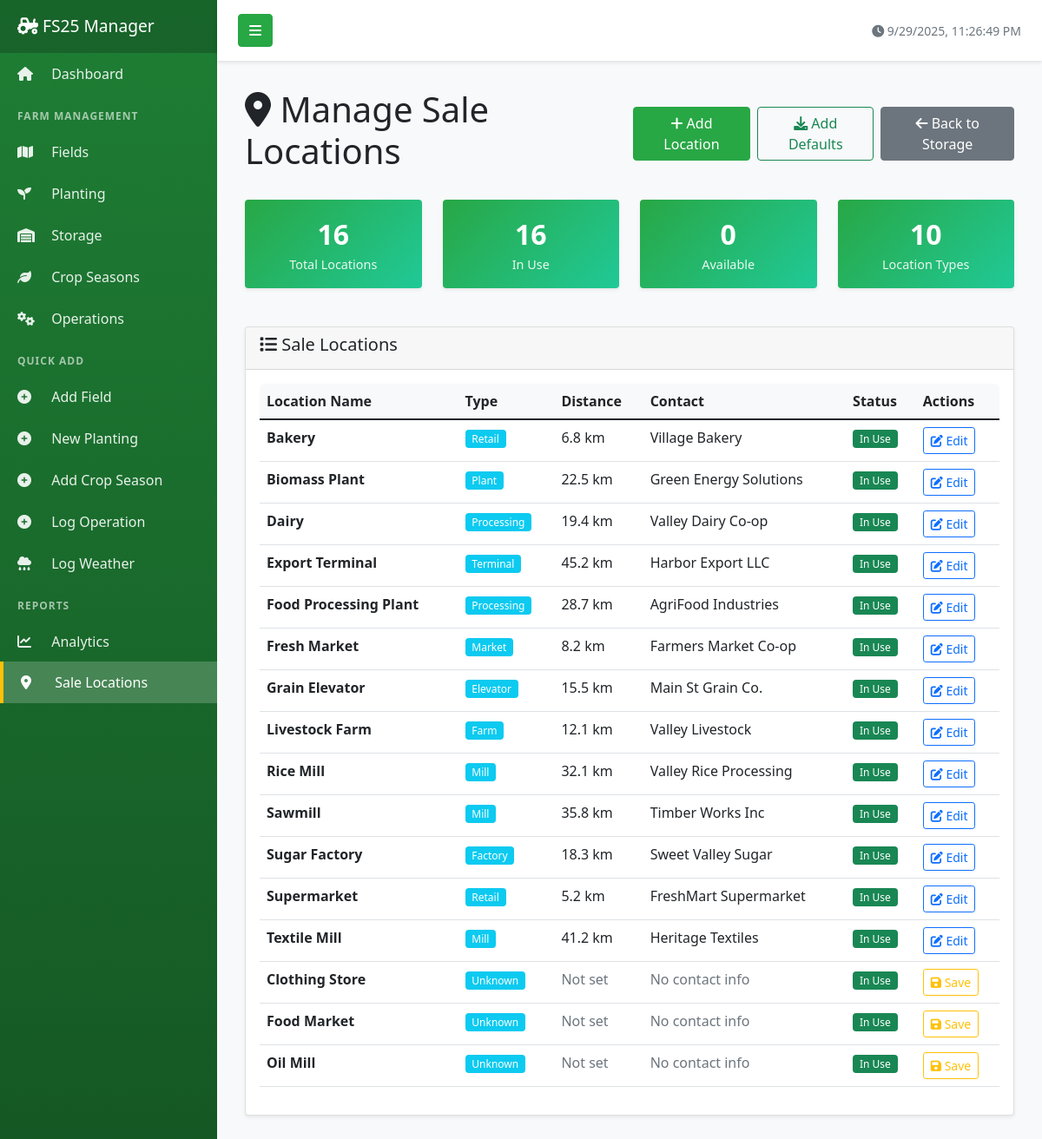
Page /storage/locations on the committed database.
### tables this page shows
CREATE TABLE sale_locations (
            location_id INTEGER PRIMARY KEY AUTOINCREMENT,
            location_name TEXT NOT NULL,
            location_type TEXT,
            distance_km REAL,
            contact_info TEXT,
            notes TEXT,
            created_date TIMESTAMP DEFAULT CURRENT_TIMESTAMP
        );

### app.py (the view)
@app.route('/storage/locations')
def manage_locations():
    conn = get_db_connection()
    if not conn:
        return redirect(url_for('storage_dashboard'))
    try:
        locations_from_crops = conn.execute('''
            SELECT DISTINCT sale_location as location_name, 'Used in crops' as source
            FROM crop_storage
            WHERE sale_location IS NOT NULL AND sale_location != ''
            ORDER BY sale_location
        ''').fetchall()
        table_exists = conn.execute('''
            SELECT name FROM sqlite_master
            WHERE type='table' AND name='sale_locations'
        ''').fetchone()
        if table_exists:
            saved_locations = conn.execute('''
                SELECT location_id, location_name, location_type, distance_km, contact_info, notes
                FROM sale_locations
                ORDER BY location_name
            ''').fetchall()
        else:
            saved_locations = []
        all_locations = {}
        for loc in saved_locations:
            all_locations[loc['location_name']] = {
                'location_id': loc['location_id'],
                'location_name': loc['location_name'],
                'location_type': loc['location_type'],
                'distance_km': loc['distance_km'],
                'contact_info': loc['contact_info'],
                'notes': loc['notes'],
                'in_use': False,
                'source': 'Saved'
            }
        for loc in locations_from_crops:
            if loc['location_name'] in all_locations:
                all_locations[loc['location_name']]['in_use'] = True
            else:
                all_locations[loc['location_name']] = {
                    'location_id': None,
                    'location_name': loc['location_name'],
                    'location_type': 'Unknown',
                    'distance_km': None,
                    'contact_info': None,
                    'notes': None,
                    'in_use': True,
                    'source': 'Used in crops'
                }
        final_locations = list(all_locations.values())
        conn.close()
        return render_template('storage/manage_locations.html',
                             locations=final_locations)
    except Exception as e:
        flash(f'Error loading locations: {str(e)}', 'error')
        if conn:
            conn.close()
        return redirect(url_for('storage_dashboard'))

### app.py (called while the page is built)
def get_db_connection():
    if not os.path.exists(DATABASE_PATH):
        flash('Database not found! Please run database setup first.', 'error')
        return None
    conn = sqlite3.connect(DATABASE_PATH)
    conn.row_factory = sqlite3.Row  # This enables column access by name: row['field_name']
    return conn

### templates/storage/manage_locations.html (shortened to what this page needs)
{% extends "base.html" %}
{% block content %}
<div class="d-flex justify-content-between align-items-center mb-4">
    <h1><i class="fas fa-map-marker-alt"></i> Manage Sale Locations</h1>
    <div class="d-flex gap-2">
        <button class="btn btn-success" data-bs-toggle="modal" data-bs-target="#addLocationModal">
            <i class="fas fa-plus"></i> Add Location
        </button>
        <form method="POST" action="{{ url_for('bulk_add_locations') }}" style="display: inline;">
            <button type="submit" class="btn btn-outline-success">
                <i class="fas fa-download"></i> Add Defaults
            </button>
        </form>
        <a href="{{ url_for('storage_dashboard') }}" class="btn btn-secondary">
            <i class="fas fa-arrow-left"></i> Back to Storage
        </a>
    </div>
</div>
<div class="row mb-4">
    <div class="col-md-3">
        <div class="card stats-card">
            <div class="card-body">
                <div class="stats-number">{{ locations|length }}</div>
                <div class="stats-label">Total Locations</div>
            </div>
        </div>
    </div>
    <div class="col-md-3">
        <div class="card stats-card">
            <div class="card-body">
                <div class="stats-number">{{ locations|selectattr('in_use')|list|length }}</div>
                <div class="stats-label">In Use</div>
            </div>
        </div>
    </div>
    <div class="col-md-3">
        <div class="card stats-card">
            <div class="card-body">
                <div class="stats-number">{{ locations|rejectattr('in_use')|list|length }}</div>
                <div class="stats-label">Available</div>
            </div>
        </div>
    </div>
    <div class="col-md-3">
        <div class="card stats-card">
            <div class="card-body">
                <div class="stats-number">{{ locations|selectattr('location_type')|groupby('location_type')|list|length }}</div>
                <div class="stats-label">Location Types</div>
            </div>
        </div>
    </div>
</div>
<div class="card">
    <div class="card-header">
        <h5><i class="fas fa-list"></i> Sale Locations</h5>
    </div>
    <div class="card-body">
        {% if locations %}
        <div class="table-responsive">
            <table class="table table-hover">
                <thead>
                    <tr>
                        <th>Location Name</th>
                        <th>Type</th>
                        <th>Distance</th>
                        <th>Contact</th>
                        <th>Status</th>
                        <th>Actions</th>
                    </tr>
                </thead>
                <tbody>
                    {% for location in locations %}
                    <tr>
                        <td>
                            <strong>{{ location.location_name }}</strong>
                        </td>
                        <td>
                            <span class="badge bg-info">{{ location.location_type or 'Unknown' }}</span>
                        </td>
                        <td>
                            {% if location.distance_km %}
                                {{ location.distance_km }} km
                            {% else %}
                                <span class="text-muted">Not set</span>
                            {% endif %}
                        </td>
                        <td>
                            {% if location.contact_info %}
                                {{ location.contact_info }}
                            {% else %}
                                <span class="text-muted">No contact info</span>
                            {% endif %}
                        </td>
                        <td>
                            {% if location.in_use %}
                                <span class="badge bg-success">In Use</span>
                            {% else %}
                                <span class="badge bg-secondary">Available</span>
                            {% endif %}
                        </td>
                        <td>
                            <div class="btn-group" role="group">
                                {% if location.location_id %}
                                <button class="btn btn-sm btn-outline-primary"
                                        onclick="editLocation({{ location.location_id }}, '{{ location.location_name }}', '{{ location.location_type or '' }}', {{ location.distance_km or 'null' }}, '{{ location.contact_info or '' }}', '{{ location.notes or '' }}')">
                                    <i class="fas fa-edit"></i> Edit
                                </button>
                                {% else %}
                                <button class="btn btn-sm btn-outline-warning"
                                        onclick="saveLocation('{{ location.location_name }}')">
                                    <i class="fas fa-save"></i> Save
                                </button>
                                {% endif %}
                            </div>
                        </td>
                    </tr>
                    {% endfor %}
                </tbody>
            </table>
        </div>
        {% endif %}
    </div>
</div>
{% endblock %}

### static/css/style.css (style rules this page uses)
.card { margin-bottom: 20px; box-shadow: 0 0.125rem 0.25rem rgba(0, 0, 0, 0.075); border: 1px solid rgba(0,0,0,.125); transition: transform 0.2s, box-shadow 0.2s; }
.stats-card { background: linear-gradient(135deg, #28a745, #20c997); color: white; border: none; }
.stats-card .card-body { text-align: center; }
.stats-number { font-size: 2rem; font-weight: bold; margin-bottom: 0; }
.stats-label { font-size: 0.9rem; opacity: 0.9; }
.table th { background-color: #f8f9fa; border-top: none; font-weight: 600; }
.btn-success { background-color: #28a745; border-color: #28a745; }
.badge { padding: 0.35em 0.65em; font-weight: 500; }
.card { animation: fadeIn 0.5s ease-out; }
.table-responsive { border-radius: 0.375rem; }
.mb-4 { margin-bottom: 1.5rem !important; }
.text-muted { color: #6c757d !important; }
.d-flex { display: flex !important; }
.justify-content-between { justify-content: space-between !important; }
.align-items-center { align-items: center !important; }

### templates/base.html (style rules this page uses)
body { overflow-x: hidden; }

### rows in the picture
sale_locations: location_name "Bakery", location_type "Retail", distance_km "6.8", contact_info "Village Bakery"
sale_locations: location_name "Biomass Plant", location_type "Plant", distance_km "22.5", contact_info "Green Energy Solutions"
sale_locations: location_name "Dairy", location_type "Processing", distance_km "19.4", contact_info "Valley Dairy Co-op"
sale_locations: location_name "Export Terminal", location_type "Terminal", distance_km "45.2", contact_info "Harbor Export LLC"
sale_locations: location_name "Food Processing Plant", location_type "Processing", distance_km "28.7", contact_info "AgriFood Industries"
sale_locations: location_name "Fresh Market", location_type "Market", distance_km "8.2", contact_info "Farmers Market Co-op"
sale_locations: location_name "Grain Elevator", location_type "Elevator", distance_km "15.5", contact_info "Main St Grain Co."
sale_locations: location_name "Livestock Farm", location_type "Farm", distance_km "12.1", contact_info "Valley Livestock"
sale_locations: location_name "Rice Mill", location_type "Mill", distance_km "32.1", contact_info "Valley Rice Processing"
sale_locations: location_name "Sawmill", location_type "Mill", distance_km "35.8", contact_info "Timber Works Inc"
sale_locations: location_name "Sugar Factory", location_type "Factory", distance_km "18.3", contact_info "Sweet Valley Sugar"
sale_locations: location_name "Supermarket", location_type "Retail", distance_km "5.2", contact_info "FreshMart Supermarket"
sale_locations: location_name "Textile Mill", location_type "Mill", distance_km "41.2", contact_info "Heritage Textiles"

### other values in the picture
{{ locations|length }} "16"
{{ locations|selectattr('in_use')|list|length }} "16"
{{ locations|rejectattr('in_use')|list|length }} "0"
{{ location.location_name }} "Clothing Store" "Food Market" "Oil Mill"
{{ location.location_type or 'Unknown' }} "Unknown" "Unknown" "Unknown"
